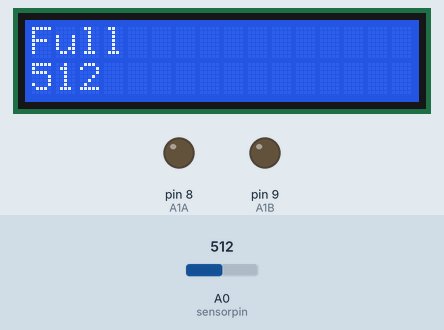
Recording of a sketch running on a simulated Arduino Uno, built with avr-gcc and run on an emulated ATmega328P. Parts: 16×2 character LCD, output pins drawn as LEDs (lit = HIGH). Inputs (shaded band) come from the test bench; at power-on: A0 (sensorpin) = 512.

Above: at 1.2 s.
1.3 s: A0 (sensorpin) set to 371
At 2.0 s:
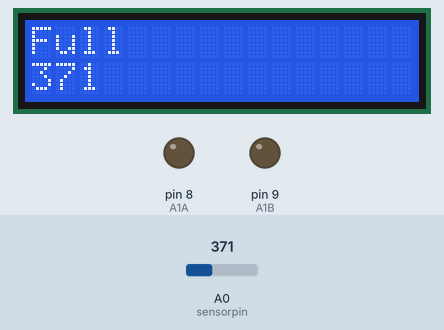
2.8 s: A0 (sensorpin) set to 344
At 3.1 s:
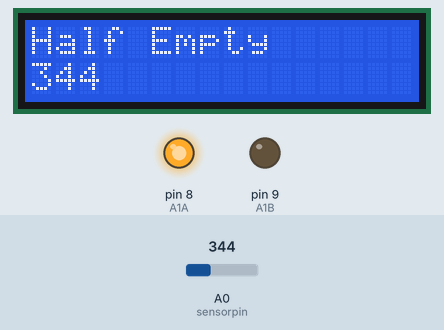
4.3 s: A0 (sensorpin) set to 370
At 5.5 s:
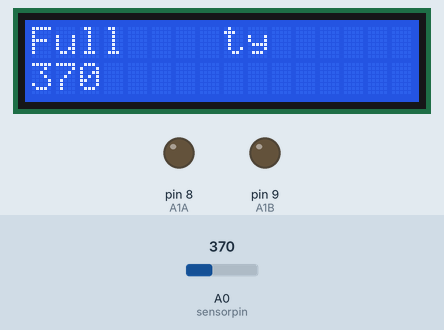
5.8 s: A0 (sensorpin) set to 290
At 6.6 s:
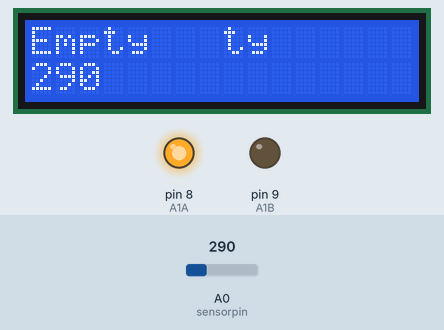
Timing chart, 0 to 8.3 s (numbered marks = the images above; inputs shaded):
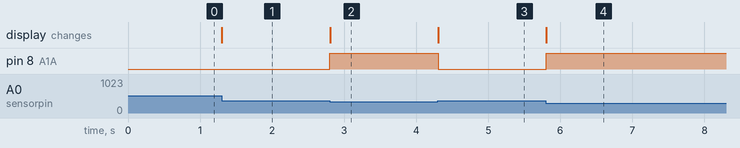

Measured:
- the behaviour switches between 360 and 359 on A0 (sensorpin) (found by bisection; images 1 and 2)
- after the input at 1.3 s, the display: changes at once (image 1)
- after the input at 2.8 s, pin 8 (A1A): LOW → HIGH at once; the display: changes at once (image 2)
- after the input at 4.3 s, pin 8 (A1A): HIGH → LOW at once; the display: changes at once (image 3)
- after the input at 5.8 s, pin 8 (A1A): LOW → HIGH at once; the display: changes at once (image 4)

The sketch:

Water_Level_Controller.ino
```cpp
#include <LiquidCrystal.h>
int sensorpin = A0;
int A1A = 8;
int A1B = 9;
int sensorvalue = 0;
const int rs=12, en=11, d4=5, d5=4, d6=3, d7=2;
LiquidCrystal lcd(rs,en,d4,d5,d6,d7);
void setup() {
  lcd.begin(16, 2);
  pinMode(A1A, OUTPUT);
  pinMode(A1B, OUTPUT);
}
void loop(){
  sensorvalue = analogRead(sensorpin);
  if(sensorvalue < 300)
  {
    lcd.setCursor(0,0);
    lcd.print("Empty");
    digitalWrite(A1A, HIGH);
    digitalWrite(A1B, LOW);
  }
  else if(sensorvalue>=300&&sensorvalue<360)
  {
    lcd.setCursor(0,0);
    lcd.print("Half Empty     ");
    digitalWrite(A1A,HIGH);
    digitalWrite(A1B,LOW);
  }
  else if(sensorvalue>=360)
  {
    lcd.setCursor(0,0);
    lcd.print("Full    ");
    digitalWrite(A1A,LOW);
    digitalWrite(A1B,LOW);
  }
  lcd.setCursor(0,1);
  lcd.print(sensorvalue);
  lcd.print("   ");
}
```
